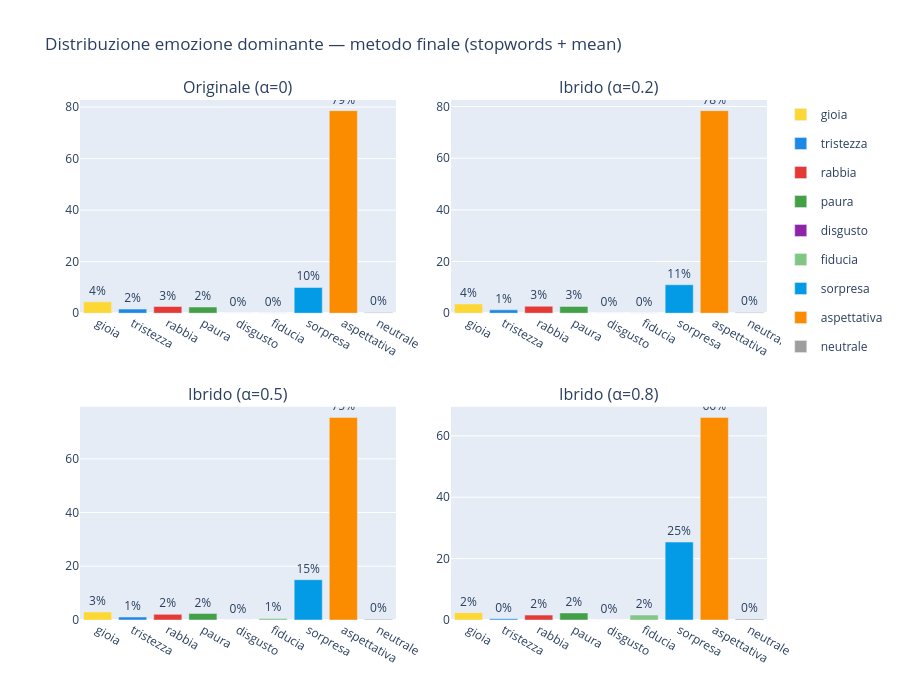

The notebook cell saved with this chart:
### Code cell
fig = make_subplots(rows=2, cols=2, subplot_titles=list(MATRICES.keys()),
                    vertical_spacing=0.18, horizontal_spacing=0.08)
positions = [(1,1),(1,2),(2,1),(2,2)]
for idx, (vname, df_r) in enumerate(results_final.items()):
    counts = df_r["dominant_emotion"].value_counts()
    total  = len(df_r)
    r, c   = positions[idx]
    for emo in BASIC_EMOTIONS + ["neutrale"]:
        n = counts.get(emo, 0)
        fig.add_trace(go.Bar(
            name=emo, x=[emo], y=[round(n/total*100, 1)],
            marker_color=EMOTION_COLORS.get(emo, "#999"),
            showlegend=(idx == 0), legendgroup=emo,
            text=[f"{n/total*100:.0f}%"], textposition="outside"
        ), row=r, col=c)
fig.update_layout(title_text="Distribuzione emozione dominante — metodo finale (stopwords + mean)",
                  barmode="group", height=700)
fig.show()

### Figure 1 — Plotly figure (JSON) as saved in the notebook; plotly's stock layout.template omitted (floating-point values rounded to 4 significant figures)
{"data": [{"legendgroup": "gioia", "marker": {"color": "#FDD835"}, "name": "gioia", "showlegend": true, "text": ["4%"], "textposition": "outside", "x": ["gioia"], "y": [4.4], "type": "bar", "xaxis": "x", "yaxis": "y"}, {"legendgroup": "tristezza", "marker": {"color": "#1E88E5"}, "name": "tristezza", "showlegend": true, "text": ["2%"], "textposition": "outside", "x": ["tristezza"], "y": [1.6], "type": "bar", "xaxis": "x", "yaxis": "y"}, {"legendgroup": "rabbia", "marker": {"color": "#E53935"}, "name": "rabbia", "showlegend": true, "text": ["3%"], "textposition": "outside", "x": ["rabbia"], "y": [2.6], "type": "bar", "xaxis": "x", "yaxis": "y"}, {"legendgroup": "paura", "marker": {"color": "#43A047"}, "name": "paura", "showlegend": true, "text": ["2%"], "textposition": "outside", "x": ["paura"], "y": [2.4], "type": "bar", "xaxis": "x", "yaxis": "y"}, {"legendgroup": "disgusto", "marker": {"color": "#8E24AA"}, "name": "disgusto", "showlegend": true, "text": ["0%"], "textposition": "outside", "x": ["disgusto"], "y": [0.0], "type": "bar", "xaxis": "x", "yaxis": "y"}, {"legendgroup": "fiducia", "marker": {"color": "#81C784"}, "name": "fiducia", "showlegend": true, "text": ["0%"], "textposition": "outside", "x": ["fiducia"], "y": [0.1], "type": "bar", "xaxis": "x", "yaxis": "y"}, {"legendgroup": "sorpresa", "marker": {"color": "#039BE5"}, "name": "sorpresa", "showlegend": true, "text": ["10%"], "textposition": "outside", "x": ["sorpresa"], "y": [10.0], "type": "bar", "xaxis": "x", "yaxis": "y"}, {"legendgroup": "aspettativa", "marker": {"color": "#FB8C00"}, "name": "aspettativa", "showlegend": true, "text": ["79%"], "textposition": "outside", "x": ["aspettativa"], "y": [78.6], "type": "bar", "xaxis": "x", "yaxis": "y"}, {"legendgroup": "neutrale", "marker": {"color": "#9E9E9E"}, "name": "neutrale", "showlegend": true, "text": ["0%"], "textposition": "outside", "x": ["neutrale"], "y": [0.3], "type": "bar", "xaxis": "x", "yaxis": "y"}, {"legendgroup": "gioia", "marker": {"color": "#FDD835"}, "name": "gioia", "showlegend": false, "text": ["4%"], "textposition": "outside", "x": ["gioia"], "y": [3.6], "type": "bar", "xaxis": "x2", "yaxis": "y2"}, {"legendgroup": "tristezza", "marker": {"color": "#1E88E5"}, "name": "tristezza", "showlegend": false, "text": ["1%"], "textposition": "outside", "x": ["tristezza"], "y": [1.3], "type": "bar", "xaxis": "x2", "yaxis": "y2"}, {"legendgroup": "rabbia", "marker": {"color": "#E53935"}, "name": "rabbia", "showlegend": false, "text": ["3%"], "textposition": "outside", "x": ["rabbia"], "y": [2.7], "type": "bar", "xaxis": "x2", "yaxis": "y2"}, {"legendgroup": "paura", "marker": {"color": "#43A047"}, "name": "paura", "showlegend": false, "text": ["3%"], "textposition": "outside", "x": ["paura"], "y": [2.6], "type": "bar", "xaxis": "x2", "yaxis": "y2"}, {"legendgroup": "disgusto", "marker": {"color": "#8E24AA"}, "name": "disgusto", "showlegend": false, "text": ["0%"], "textposition": "outside", "x": ["disgusto"], "y": [0.0], "type": "bar", "xaxis": "x2", "yaxis": "y2"}, {"legendgroup": "fiducia", "marker": {"color": "#81C784"}, "name": "fiducia", "showlegend": false, "text": ["0%"], "textposition": "outside", "x": ["fiducia"], "y": [0.1], "type": "bar", "xaxis": "x2", "yaxis": "y2"}, {"legendgroup": "sorpresa", "marker": {"color": "#039BE5"}, "name": "sorpresa", "showlegend": false, "text": ["11%"], "textposition": "outside", "x": ["sorpresa"], "y": [11.0], "type": "bar", "xaxis": "x2", "yaxis": "y2"}, {"legendgroup": "aspettativa", "marker": {"color": "#FB8C00"}, "name": "aspettativa", "showlegend": false, "text": ["78%"], "textposition": "outside", "x": ["aspettativa"], "y": [78.4], "type": "bar", "xaxis": "x2", "yaxis": "y2"}, {"legendgroup": "neutrale", "marker": {"color": "#9E9E9E"}, "name": "neutrale", "showlegend": false, "text": ["0%"], "textposition": "outside", "x": ["neutrale"], "y": [0.3], "type": "bar", "xaxis": "x2", "yaxis": "y2"}, {"legendgroup": "gioia", "marker": {"color": "#FDD835"}, "name": "gioia", "showlegend": false, "text": ["3%"], "textposition": "outside", "x": ["gioia"], "y": [3.0], "type": "bar", "xaxis": "x3", "yaxis": "y3"}, {"legendgroup": "tristezza", "marker": {"color": "#1E88E5"}, "name": "tristezza", "showlegend": false, "text": ["1%"], "textposition": "outside", "x": ["tristezza"], "y": [1.1], "type": "bar", "xaxis": "x3", "yaxis": "y3"}, {"legendgroup": "rabbia", "marker": {"color": "#E53935"}, "name": "rabbia", "showlegend": false, "text": ["2%"], "textposition": "outside", "x": ["rabbia"], "y": [2.1], "type": "bar", "xaxis": "x3", "yaxis": "y3"}, {"legendgroup": "paura", "marker": {"color": "#43A047"}, "name": "paura", "showlegend": false, "text": ["2%"], "textposition": "outside", "x": ["paura"], "y": [2.4], "type": "bar", "xaxis": "x3", "yaxis": "y3"}, {"legendgroup": "disgusto", "marker": {"color": "#8E24AA"}, "name": "disgusto", "showlegend": false, "text": ["0%"], "textposition": "outside", "x": ["disgusto"], "y": [0.0], "type": "bar", "xaxis": "x3", "yaxis": "y3"}, {"legendgroup": "fiducia", "marker": {"color": "#81C784"}, "name": "fiducia", "showlegend": false, "text": ["1%"], "textposition": "outside", "x": ["fiducia"], "y": [0.6], "type": "bar", "xaxis": "x3", "yaxis": "y3"}, {"legendgroup": "sorpresa", "marker": {"color": "#039BE5"}, "name": "sorpresa", "showlegend": false, "text": ["15%"], "textposition": "outside", "x": ["sorpresa"], "y": [15.0], "type": "bar", "xaxis": "x3", "yaxis": "y3"}, {"legendgroup": "aspettativa", "marker": {"color": "#FB8C00"}, "name": "aspettativa", "showlegend": false, "text": ["75%"], "textposition": "outside", "x": ["aspettativa"], "y": [75.4], "type": "bar", "xaxis": "x3", "yaxis": "y3"}, {"legendgroup": "neutrale", "marker": {"color": "#9E9E9E"}, "name": "neutrale", "showlegend": false, "text": ["0%"], "textposition": "outside", "x": ["neutrale"], "y": [0.3], "type": "bar", "xaxis": "x3", "yaxis": "y3"}, {"legendgroup": "gioia", "marker": {"color": "#FDD835"}, "name": "gioia", "showlegend": false, "text": ["2%"], "textposition": "outside", "x": ["gioia"], "y": [2.4], "type": "bar", "xaxis": "x4", "yaxis": "y4"}, {"legendgroup": "tristezza", "marker": {"color": "#1E88E5"}, "name": "tristezza", "showlegend": false, "text": ["0%"], "textposition": "outside", "x": ["tristezza"], "y": [0.4], "type": "bar", "xaxis": "x4", "yaxis": "y4"}, {"legendgroup": "rabbia", "marker": {"color": "#E53935"}, "name": "rabbia", "showlegend": false, "text": ["2%"], "textposition": "outside", "x": ["rabbia"], "y": [1.6], "type": "bar", "xaxis": "x4", "yaxis": "y4"}, {"legendgroup": "paura", "marker": {"color": "#43A047"}, "name": "paura", "showlegend": false, "text": ["2%"], "textposition": "outside", "x": ["paura"], "y": [2.3], "type": "bar", "xaxis": "x4", "yaxis": "y4"}, {"legendgroup": "disgusto", "marker": {"color": "#8E24AA"}, "name": "disgusto", "showlegend": false, "text": ["0%"], "textposition": "outside", "x": ["disgusto"], "y": [0.0], "type": "bar", "xaxis": "x4", "yaxis": "y4"}, {"legendgroup": "fiducia", "marker": {"color": "#81C784"}, "name": "fiducia", "showlegend": false, "text": ["2%"], "textposition": "outside", "x": ["fiducia"], "y": [1.6], "type": "bar", "xaxis": "x4", "yaxis": "y4"}, {"legendgroup": "sorpresa", "marker": {"color": "#039BE5"}, "name": "sorpresa", "showlegend": false, "text": ["25%"], "textposition": "outside", "x": ["sorpresa"], "y": [25.4], "type": "bar", "xaxis": "x4", "yaxis": "y4"}, {"legendgroup": "aspettativa", "marker": {"color": "#FB8C00"}, "name": "aspettativa", "showlegend": false, "text": ["66%"], "textposition": "outside", "x": ["aspettativa"], "y": [66.0], "type": "bar", "xaxis": "x4", "yaxis": "y4"}, {"legendgroup": "neutrale", "marker": {"color": "#9E9E9E"}, "name": "neutrale", "showlegend": false, "text": ["0%"], "textposition": "outside", "x": ["neutrale"], "y": [0.3], "type": "bar", "xaxis": "x4", "yaxis": "y4"}], "layout": {"xaxis": {"anchor": "y", "domain": [0.0, 0.46]}, "yaxis": {"anchor": "x", "domain": [0.59, 1.0]}, "xaxis2": {"anchor": "y2", "domain": [0.54, 1.0]}, "yaxis2": {"anchor": "x2", "domain": [0.59, 1.0]}, "xaxis3": {"anchor": "y3", "domain": [0.0, 0.46]}, "yaxis3": {"anchor": "x3", "domain": [0.0, 0.41]}, "xaxis4": {"anchor": "y4", "domain": [0.54, 1.0]}, "yaxis4": {"anchor": "x4", "domain": [0.0, 0.41]}, "annotations": [{"font": {"size": 16}, "showarrow": false, "text": "Originale (α=0)", "x": 0.23, "xanchor": "center", "xref": "paper", "y": 1.0, "yanchor": "bottom", "yref": "paper"}, {"font": {"size": 16}, "showarrow": false, "text": "Ibrido (α=0.2)", "x": 0.77, "xanchor": "center", "xref": "paper", "y": 1.0, "yanchor": "bottom", "yref": "paper"}, {"font": {"size": 16}, "showarrow": false, "text": "Ibrido (α=0.5)", "x": 0.23, "xanchor": "center", "xref": "paper", "y": 0.41, "yanchor": "bottom", "yref": "paper"}, {"font": {"size": 16}, "showarrow": false, "text": "Ibrido (α=0.8)", "x": 0.77, "xanchor": "center", "xref": "paper", "y": 0.41, "yanchor": "bottom", "yref": "paper"}], "title": {"text": "Distribuzione emozione dominante — metodo finale (stopwords + mean)"}, "barmode": "group", "height": 700}}
